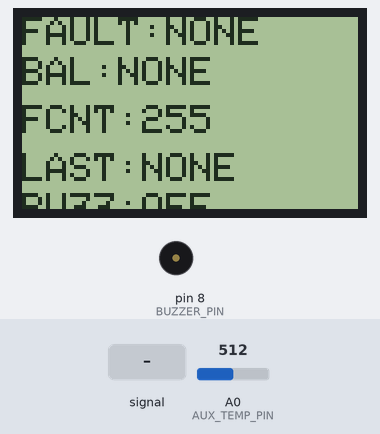
This sketch was run on a simulated Arduino Uno, built with avr-gcc and run on an emulated ATmega328P. Shown: 84×48 one-colour display, buzzer (waves = sounding, pin HIGH). Wiring (inferred from the names in the program): 24Cxx EEPROM at I2C address 0x50. The test bench sets the inputs (shaded band); at power-on: A0 (AUX_TEMP_PIN) = 512. EEPROM starts erased.

Above: at 2.2 s.
2.3 s: A0 (AUX_TEMP_PIN) fed a 200 Hz sine of ±460 counts around its level
At 2.94 s:
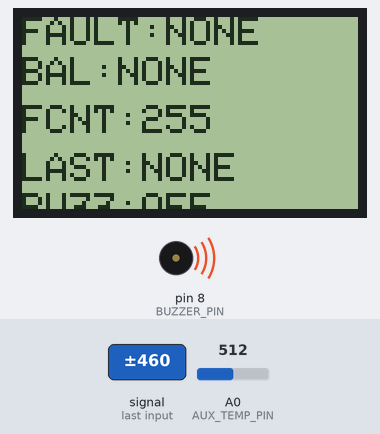
5.3 s: A0 (AUX_TEMP_PIN) set to 716
6.8 s: A0 (AUX_TEMP_PIN) set to 801
8.3 s: A0 (AUX_TEMP_PIN) set to 830
At 8.9 s:
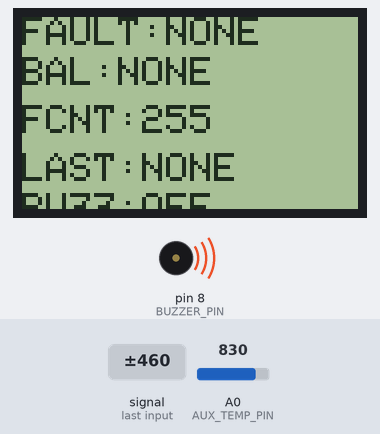
11.3 s: A0 (AUX_TEMP_PIN) set to 1010
At 12.2 s:
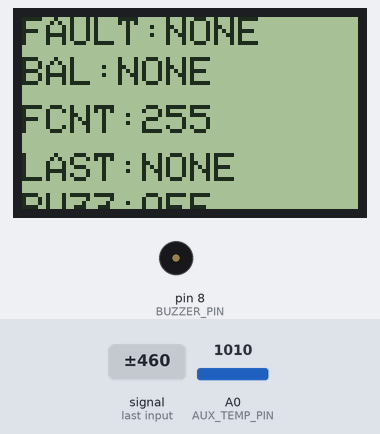
12.8 s: A0 (AUX_TEMP_PIN) set to 968
At 13.4 s:
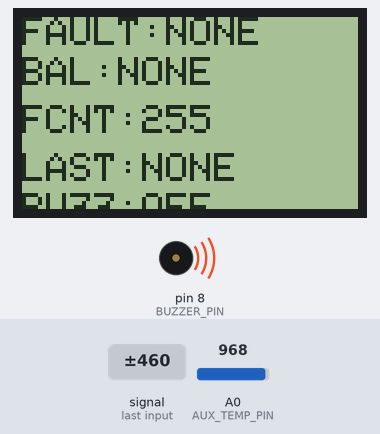
Timing chart, 0 to 16.8 s (numbered marks = the images above; inputs shaded):
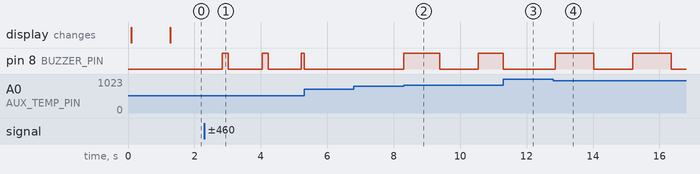

The sketch:

BMS_NANO.ino
```cpp
/*
NANO AUXILIARY LOGGER / ALARM / IOT GATEWAY
Board: Arduino Nano

Receives BMS telemetry from Uno through RX D0.
Controls buzzer on D8.
Logs faults to 24LC256 EEPROM using A4/A5 I2C.
Reads auxiliary thermistor on A0.
Outputs IoT-ready text through SoftwareSerial D2/D3.

UNO D1/TX -> Nano D0/RX
Common GND required.
*/
#include <Adafruit_GFX.h>
#include <Adafruit_PCD8544.h>

Adafruit_PCD8544 display(13, 11, 7, 6, 5);
#include <Wire.h>
#include <SoftwareSerial.h>
#include <math.h>

SoftwareSerial espSerial(2, 3); // RX, TX

#define BUZZER_PIN 8
#define AUX_TEMP_PIN A0

#define EEPROM_ADDR 0x50

#define ADDR_FAULT_COUNT 0
#define ADDR_LAST_FAULT  10
#define ADDR_LAST_SOC    20
#define ADDR_LAST_TEMP   30
#define ADDR_OV_COUNT    40
#define ADDR_UV_COUNT    50
#define ADDR_OC_COUNT    60
#define ADDR_OT_COUNT    70

float c1 = 0, c2 = 0, c3 = 0, c4 = 0;
float packV = 0;
int soc = 0;
float currentA = 0;
float mainTempC = 25;
float auxTempC = 25;

byte faultCode = 0;
byte balCode = 0;

String rxLine = "";
byte lastLoggedFault = 0;

unsigned long lastLogTime = 0;
unsigned long lastBuzzerToggle = 0;
unsigned long lastIoTPrint = 0;

bool buzzerState = false;

float readAuxTemperature()
{
  int adc = analogRead(AUX_TEMP_PIN);

  if (adc <= 5 || adc >= 1018)
    return 25.0;

  float resistance = 10000.0 * ((1023.0 / adc) - 1.0);

  if (resistance <= 0)
    return 25.0;

  float tempK = 1.0 / (
    (log(resistance / 10000.0) / 3950.0) +
    (1.0 / 298.15)
  );

  float t = tempK - 273.15;

  if (t < -20 || t > 120)
    return 25.0;

  return t;
}

void eepromWriteByte(unsigned int memAddress, byte data)
{
  Wire.beginTransmission(EEPROM_ADDR);
  Wire.write((int)(memAddress >> 8));
  Wire.write((int)(memAddress & 0xFF));
  Wire.write(data);
  Wire.endTransmission();
  delay(5);
}

byte eepromReadByte(unsigned int memAddress)
{
  Wire.beginTransmission(EEPROM_ADDR);
  Wire.write((int)(memAddress >> 8));
  Wire.write((int)(memAddress & 0xFF));
  Wire.endTransmission();

  Wire.requestFrom(EEPROM_ADDR, 1);

  if (Wire.available())
    return Wire.read();

  return 0;
}

void incrementEEPROMCounter(unsigned int addr)
{
  byte value = eepromReadByte(addr);
  value++;
  eepromWriteByte(addr, value);
}

void logFault(byte code)
{
  if (code == 0)
    return;

  incrementEEPROMCounter(ADDR_FAULT_COUNT);
  eepromWriteByte(ADDR_LAST_FAULT, code);
  eepromWriteByte(ADDR_LAST_SOC, (byte)soc);
  eepromWriteByte(ADDR_LAST_TEMP, (byte)mainTempC);

  if (code == 1) incrementEEPROMCounter(ADDR_OV_COUNT);
  else if (code == 2) incrementEEPROMCounter(ADDR_UV_COUNT);
  else if (code == 3) incrementEEPROMCounter(ADDR_OC_COUNT);
  else if (code == 4) incrementEEPROMCounter(ADDR_OT_COUNT);
}

String faultText(byte code)
{
  if (code == 1) return "OV";
  if (code == 2) return "UV";
  if (code == 3) return "OC";
  if (code == 4) return "OT";
  return "NONE";
}

String balanceText(byte code)
{
  String b = "";

  if (code & 1) b += "C1 ";
  if (code & 2) b += "C2 ";
  if (code & 4) b += "C3 ";
  if (code & 8) b += "C4 ";

  if (b.length() == 0)
    b = "NONE";

  return b;
}

void updateBuzzer()
{
  byte activeFault = faultCode;

  if (auxTempC > 60.0 && activeFault == 0)
    activeFault = 4;

  if (activeFault == 0)
  {
    digitalWrite(BUZZER_PIN, LOW);
    buzzerState = false;
    return;
  }

  unsigned long interval = 500;

  if (activeFault == 1) interval = 250;
  else if (activeFault == 2) interval = 700;
  else if (activeFault == 3) interval = 150;
  else if (activeFault == 4) interval = 1000;

  if (millis() - lastBuzzerToggle >= interval)
  {
    buzzerState = !buzzerState;
    digitalWrite(BUZZER_PIN, buzzerState ? HIGH : LOW);
    lastBuzzerToggle = millis();
  }
}

// Parse:
// c1,c2,c3,c4,packV,soc,current,temp,faultCode,balCode
bool parseLine(String line)
{
  line.trim();

  if (line.length() < 10)
    return false;

  float values[8];
  int startIndex = 0;

  for (int i = 0; i < 8; i++)
  {
    int commaIndex = line.indexOf(',', startIndex);
    if (commaIndex == -1)
      return false;

    String token = line.substring(startIndex, commaIndex);
    values[i] = token.toFloat();

    startIndex = commaIndex + 1;
  }

  int commaIndex = line.indexOf(',', startIndex);
  if (commaIndex == -1)
    return false;

  faultCode = (byte)line.substring(startIndex, commaIndex).toInt();
  balCode = (byte)line.substring(commaIndex + 1).toInt();

  c1 = values[0];
  c2 = values[1];
  c3 = values[2];
  c4 = values[3];
  packV = values[4];
  soc = (int)values[5];
  currentA = values[6];
  mainTempC = values[7];

  return true;
}

void readFromUno()
{
  while (Serial.available())
  {
    char ch = Serial.read();

    if (ch == '\n')
    {
      if (parseLine(rxLine))
      {
        if (faultCode != 0)
        {
          if (faultCode != lastLoggedFault || millis() - lastLogTime > 5000)
          {
            logFault(faultCode);
            lastLoggedFault = faultCode;
            lastLogTime = millis();
          }
        }
        else
        {
          lastLoggedFault = 0;
        }
      }

      rxLine = "";
    }
    else
    {
      rxLine += ch;

      if (rxLine.length() > 100)
        rxLine = "";
    }
  }
}

void sendIoTTelemetry()
{
  espSerial.print("C1=");
  espSerial.print(c1, 2);
  espSerial.print(",C2=");
  espSerial.print(c2, 2);
  espSerial.print(",C3=");
  espSerial.print(c3, 2);
  espSerial.print(",C4=");
  espSerial.print(c4, 2);
  espSerial.print(",PACK=");
  espSerial.print(packV, 2);
  espSerial.print(",SOC=");
  espSerial.print(soc);
  espSerial.print(",I=");
  espSerial.print(currentA, 2);
  espSerial.print(",TMAIN=");
  espSerial.print(mainTempC, 1);
  espSerial.print(",TAUX=");
  espSerial.print(auxTempC, 1);
  espSerial.print(",FAULT=");
  espSerial.print(faultText(faultCode));
  espSerial.print(",BAL=");
  espSerial.println(balanceText(balCode));

  espSerial.print("EEPROM_FAULT_COUNT=");
  espSerial.print(eepromReadByte(ADDR_FAULT_COUNT));
  espSerial.print(",LAST_FAULT=");
  espSerial.println(faultText(eepromReadByte(ADDR_LAST_FAULT)));
}

void setup()
{
  Serial.begin(9600);
  espSerial.begin(9600);

  Wire.begin();

  pinMode(BUZZER_PIN, OUTPUT);
  digitalWrite(BUZZER_PIN, LOW);

  espSerial.println("NANO LOGGER READY");
  espSerial.println("Waiting for Uno telemetry...");
  display.begin();
display.setContrast(50);
display.clearDisplay();
display.setCursor(0, 0);
display.println("NANO LOG");
display.println("READY");
display.display();
delay(1000);
}

void updateNanoLCD()
{
  display.clearDisplay();

  display.setCursor(0, 0);
  display.print("FAULT:");
  display.print(faultText(faultCode));

  display.setCursor(0, 10);
  display.print("BAL:");
  display.print(balanceText(balCode));

  display.setCursor(0, 22);
  display.print("FCNT:");
  display.print(eepromReadByte(ADDR_FAULT_COUNT));

  display.setCursor(0, 34);
  display.print("LAST:");
  display.print(faultText(eepromReadByte(ADDR_LAST_FAULT)));

  display.setCursor(0, 44);
  display.print("BUZZ:");
  display.print(faultCode ? "ON" : "OFF");

  display.display();
}

void loop()
{
  readFromUno();

  auxTempC = readAuxTemperature();

  updateBuzzer();

  if (millis() - lastIoTPrint > 1000)
  {
    sendIoTTelemetry();
    lastIoTPrint = millis();
  }
  updateNanoLCD();
}
```

Measured:
- the behaviour switches between 819 and 820 on A0 (AUX_TEMP_PIN) (found by bisection; images 1 and 2)
- the behaviour switches between 983 and 982 on A0 (AUX_TEMP_PIN) (found by bisection; images 3 and 4)
- after the input at 2.3 s, pin 8 (BUZZER_PIN): alternates HIGH for 0.18 s and LOW for 1.0 s, starting after 0.54 s
- after the input at 6.8 s, every drawn part: stays the same
- after the input at 8.3 s, pin 8 (BUZZER_PIN): LOW → HIGH at once, → LOW 1.1 s later, → HIGH 1.2 s later
- after the input at 11.3 s, pin 8 (BUZZER_PIN): HIGH → LOW after 0.00 s instead of 0.41 s
- after the input at 12.8 s, pin 8 (BUZZER_PIN): alternates HIGH for 1.2 s and LOW for 1.2 s, starting after 0.07 s
